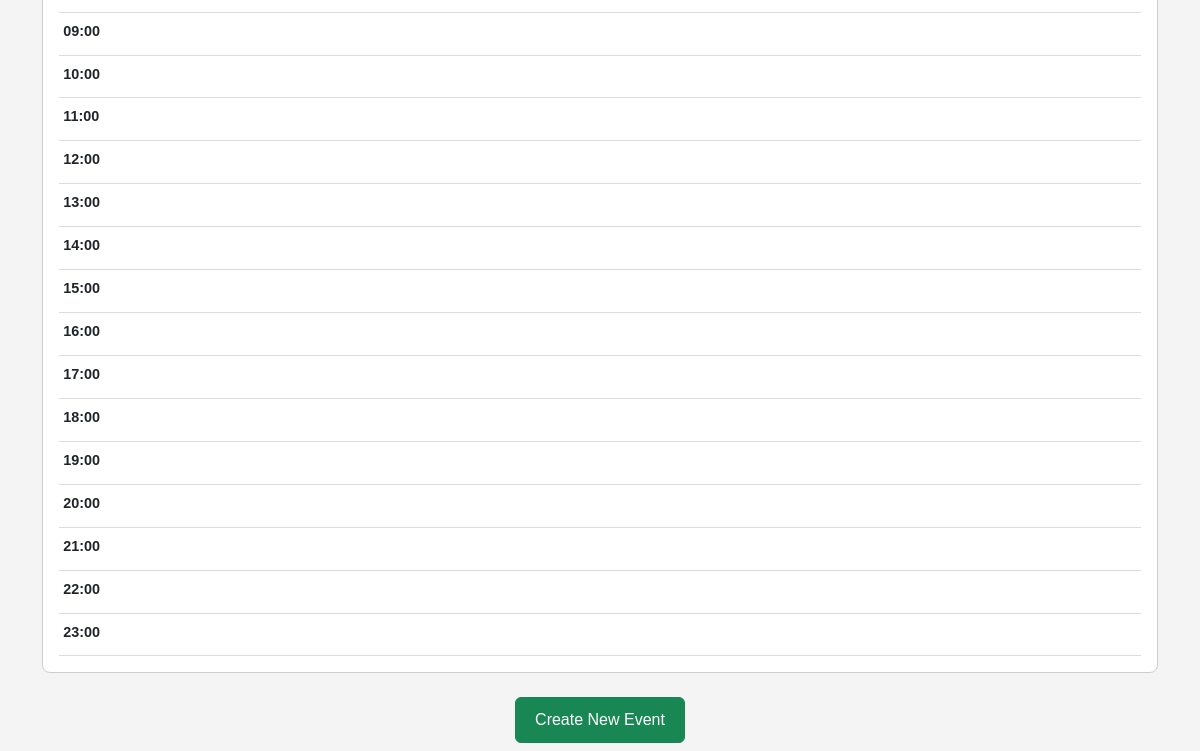
Before: /events?view=daily&direction=current (signed in, lower part) with the older database file.
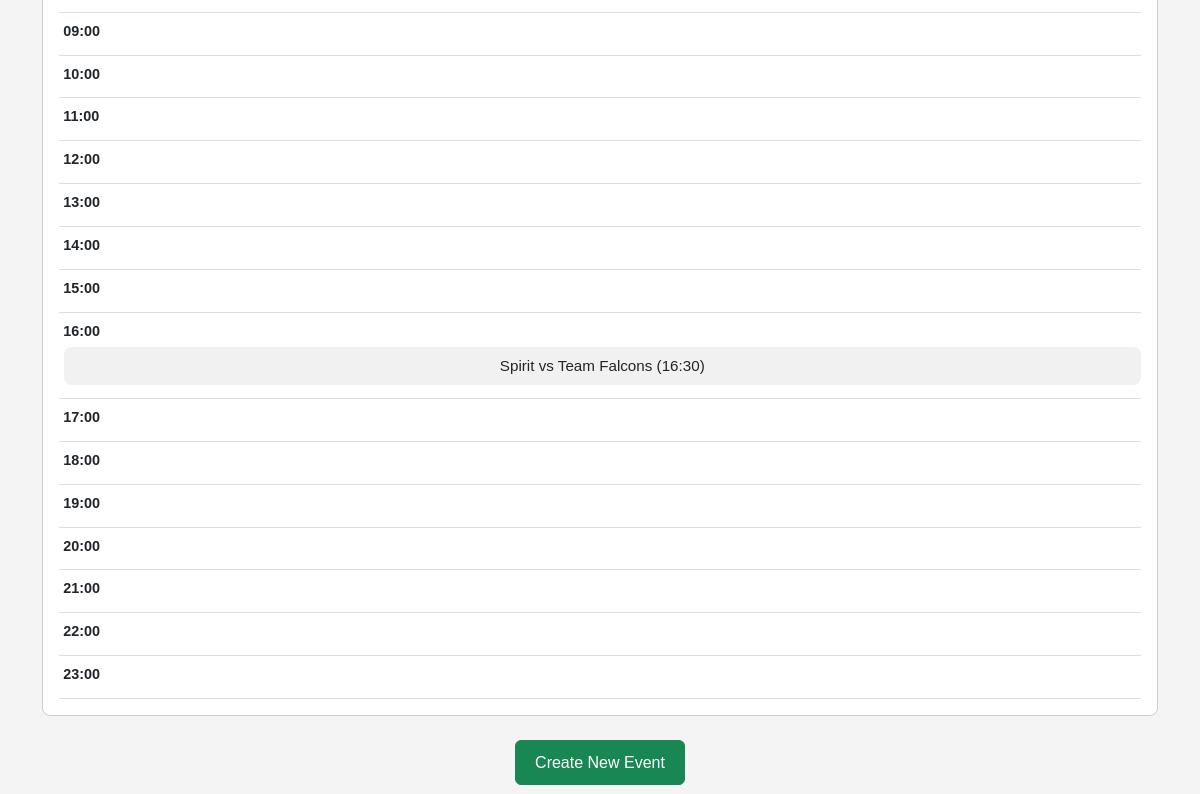
After: the same page with the newer database file.
### main.py (models this page shows)
class Event(db.Model):
    id = db.Column(db.Integer, primary_key=True)
    title = db.Column(db.String(100), nullable=False)
    date = db.Column(db.String(10), nullable=False)
    time = db.Column(db.String(5), nullable=False)
    description = db.Column(db.String(255), nullable=True)
    location = db.Column(db.String(255), nullable=True)
    user_id = db.Column(db.Integer, db.ForeignKey('user.id'), nullable=False)
    user = db.relationship('User', backref=db.backref('events', lazy=True))

### main.py (the view, shortened to what this page needs)
@app.route('/events', methods=['GET'])
def events():
    today = datetime.today()
    view = request.args.get('view', 'weekly')
    direction = request.args.get('direction', 'current')
    jump_to_date = request.args.get('jump_to_date')
    search_event = request.args.get('search_event')
    if 'current_day' in session:
        try:
            current_day = datetime.strptime(session['current_day'], '%d.%m.%Y')
        except ValueError:
            current_day = today
    else:
        current_day = today
    if view == 'daily':
        if not jump_to_date:
            if direction == 'prev':
                current_day -= timedelta(days=1)
            elif direction == 'next':
                current_day += timedelta(days=1)
            elif direction == 'current':
                current_day = today
        session['current_day'] = current_day.strftime('%d.%m.%Y')
        day_events = Event.query.filter_by(
            user_id=session['user_id'],
            date=current_day.strftime('%Y-%m-%d')
        ).all()
        current_day_obj = {
            'name': current_day.strftime('%A'),
            'date': current_day.strftime('%d.%m.%Y'),
            'events': day_events
        }
        return render_template(
            'events.html',
            day_events=day_events,
            view=view,
            current_day=current_day_obj,
            current_date=current_day.strftime('%d.%m.%Y'),
            start_of_week=(current_day - timedelta(days=current_day.weekday())).strftime('%d.%m.%Y'),
            end_of_week=(current_day + timedelta(days=6 - current_day.weekday())).strftime('%d.%m.%Y'),
            preset=current_day.strftime('%Y-%m-%d')
        )

### templates/events.html (shortened to what this page needs)
{% extends "base.html" %}
{% block content %}
<div class="text-center">
    {% if view == 'daily' %}
    <div class="calendar-day">
        {% for hour in range(24) %}
        <div class="time-slot">
            <div class="time-label">{{ '{:02d}:00'.format(hour) }}</div>
            {% for event in current_day.events %}
                {% set event_hour = event.time.split(":")[0]|int %}
                {% set event_minute = event.time.split(":")[1]|int %}
                {% if event_hour == hour %}
                <div class="event" onclick="showEventModal('{{ event.id }}')">
                    <span>{{ event.title }} ({{ event.time }})</span>
                </div>
                {% endif %}
            {% endfor %}
        </div>
        {% endfor %}
    </div>
    {% endif %}
    <a href="{{ url_for('Create_Event') }}" class="btn btn-success mt-4">Create New Event</a>
</div>
{% endblock %}

### templates/base.html (shortened to what this page needs)
<!DOCTYPE html>
<html lang="en">
<head>
    <link rel="stylesheet" href="https://cdn.jsdelivr.net/npm/bootstrap@5.3.0/dist/css/bootstrap.min.css">
    <link rel="stylesheet" href="{{ url_for('static', filename='style.css') }}">
</head>
<body>
    <div class="container mt-5">
        {% block content %}{% endblock %}
    </div>
</body>
</html>

### static/style.css (style rules this page uses)
body { background-color: #f4f4f4; font-family: Arial, sans-serif; }
.container { margin-top: 2em; }
.event { background-color: #f1f1f1; padding: 0.5em; border-radius: 0.3125em; font-size: 0.75em; }

### templates/events.html (style rules this page uses)
.calendar-day { border: 1px solid #ccc; border-radius: 0.5em; padding: 1em; height: 100%; max-height: 90vh; overflow-y: auto; width: 100%; min-width: 12em; flex-shrink: 0; background-color: #fff; }
.time-slot { border-bottom: 1px solid #ddd; padding: 0.5em 0; }
.time-label { font-weight: bold; margin-bottom: 0.3em; text-align: left; padding-left: 0.3em; font-size: 0.9rem; }
.event { background-color: #f1f1f1; padding: 0.5em 0.75em; border-radius: 0.5em; margin: 0.3em 0 0.3em 0.3em; word-break: break-word; white-space: normal; overflow-wrap: break-word; cursor: pointer; font-size: 0.95rem; }
.btn { margin: 0.5em; padding: 0.6em 1.2em; font-size: 1rem; }

Changed rows visible on the page:
added Event: title "Spirit vs Team Falcons", time "16:30"
